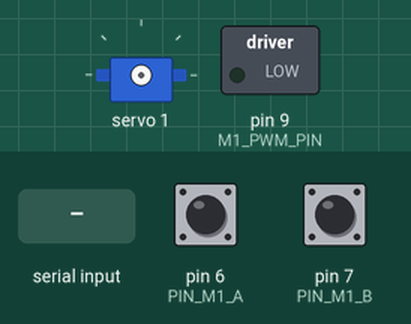
Recording of a sketch running on a simulated Arduino Uno, built with avr-gcc and run on an emulated ATmega328P. Parts: servo, switched loads named in the sketch (green lamp = pin HIGH). The inputs (shaded band) are chosen by the test bench; at power-on: pin 6 (PIN_M1_A) HIGH, pin 7 (PIN_M1_B) HIGH. What the sketch prints to the serial monitor is not drawn.

Above: at 1.7 s.
1.8 s: "90,45\n" received over Serial
At 2.8 s:
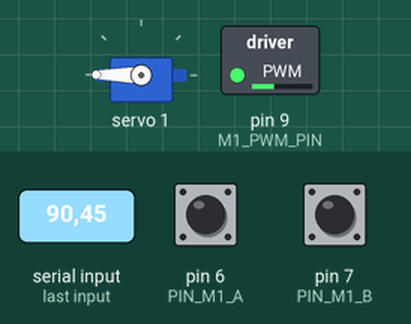
4.8 s: "30,150\n" received over Serial
7.8 s: "5\n" received over Serial
10.8 s: "200\n" received over Serial
At 11.3 s:
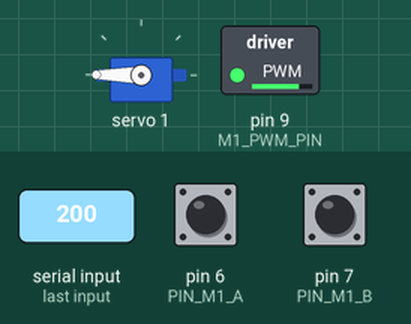
Timing chart, 0 to 14.8 s (numbered marks = the images above; inputs shaded):
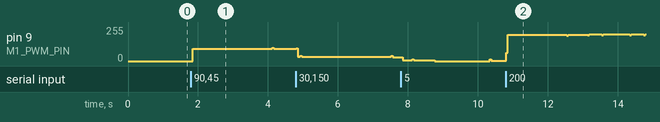

Measured:
- after the input at 1.8 s, pin 9 (M1_PWM_PIN): 0/255 → 93/255 at once, → 91/255 2.3 s later

The sketch:

hall_encoder_feedback_test.ino
```cpp
// Hall 正交編碼器 + PCA9685 馬達驅動 獨立測試工具
//
// 沿用跟 bmduino_car_control 完全一樣的驅動架構（PCA9685 出方向、
// BMduino 軟體PWM 出轉速、D6/D7 讀正交編碼器回授），但拔掉車輛專屬的
// CMD/STA 協定、PID、雙輪，變成一個單馬達的獨立測試工具，方便之後在
// 其他 BM+PCA9685 的專案上，快速驗證「新接的馬達+編碼器」能不能正常
// 驅動、讀轉速。
//
// 目前先只留 M1 這一組（PCA9685 CH1/CH2 出方向、D9 出轉速PWM、
// D6/D7 讀編碼器），之後真的要測第二顆馬達，比照這組再加一份即可。
//
// **注意：這裡測的馬達（見下方「目前測試對象」）只是借用這個韌體架構
// 來驗證，跟車輛專案（bmduino_car_control，JGB37-520馬達，
// TICKS_PER_REV=1550）完全是兩回事，兩邊的校正常數不要搞混、也不要
// 拿這份的 TICKS_PER_REV 去改車輛專案。**
//
// ---- 目前測試對象：Hennkwell PK32K5SP284HE12T-027BBQ ----
// DC 行星齒輪箱直流馬達 + 內建磁性編碼器，datasheet 重點：
//   - 額定電壓 12VDC（6~12VDC 操作範圍）
//   - 減速比 121/3249（馬達本身約轉 26.85 圈，輸出軸才轉 1 圈）
//   - 編碼器：磁性編碼器、12 PPR（每圈脈波數，裝在馬達本體軸、
//     減速箱之前，不是輸出軸）
//   - Hall sensor 相序：B 先於 A（B>A），標示的正轉方向是 CCW
//   - 6P 接頭線色定義（JST PHR-6）：
//       1 黑 Motor-      2 紅 Motor+       3 綠 編碼器Ground
//       4 棕 Channel B   5 黃 Channel A    6 橙 Sensor Voltage+
//     **橙線（Sensor Voltage+）是霍爾感測器自己的供電，範圍
//     2.4V~26V，跟黑/紅的馬達動力線是分開的兩回事，也跟綠線的
//     Ground 不同。**
//
// 除錯記錄（已解決）：一開始 A/B 兩相 edge 數嚴重不對稱（其中一相
// 明顯偏多，且比例會隨轉速改變、甚至高低速時哪相偏多會反過來），
// tick 一直卡在附近打轉不會真的累加。依序排除了 I2C 鬆脫/SDA、SCL
// 接反（跟編碼器無關，但當時同時發生）、INPUT_PULLUP（無效）、
// Sensor Voltage+ 沒接好（有幫助但沒解決）之後，最後發現是**棕線
// (Channel B) 跟綠線(Ground) 接反了**——接對之後 edgeA/edgeB 每次
// 都完全一致、tick 平順累加，duty=120 穩定在馬達軸約4200rpm、
// duty=200 約6500rpm（換算成輸出軸約156/242rpm，跟datasheet的
// no-load 313rpm量級吻合）。這條經驗給以後其他專案接線時參考：
// A/B 兩相 edge 數量級差很多、且比例不穩定，優先懷疑接線腳位對應
// 錯誤（尤其容易跟Ground搞混），不一定是雜訊或供電問題。
//
// TICKS_PER_REV 換算（4倍正交解碼）：
//   馬達軸每圈 tick 數 = 12 PPR x 4 = 48
//   若編碼器讀值要換算成「輸出軸」轉速：48 x (3249/121) ≈ 1288.8
//   這裡先假設你要看的是「馬達軸」轉速（跟編碼器實際裝的位置一致），
//   下面先填 48；如果你要的是輸出軸轉速，改成 1288.8，或直接用手動
//   轉輸出軸整數圈的方式實測校正（比較準，減速箱間隙、實際比值跟
//   標稱值可能有些微差異）。
//
// 用法：
//   1. 先裝函式庫：Arduino IDE -> 工具 -> 管理函式庫 -> 搜尋安裝
//      `Adafruit PWM Servo Driver Library`
//   2. 燒錄後打開 Serial Monitor（115200，換行字元選「Newline」）
//   3. 輸入 -255~255 的整數 + Enter：正數=正轉、負數=反轉、0=停止，
//      會持續印出目前 duty / tick數 / 換算RPM
//   4. 校正 TICKS_PER_REV：先隨便給一個小 duty 轉起來，或手動轉軸，
//      看 tick 數變化是否合理，抓整數圈數比對修正這個常數
//
// 常數（CH_M1_IN1/IN2、M1_PWM_PIN、PIN_M1_A/B）沿用車輛專案 M1 那組
// 接線位置，但 TICKS_PER_REV 已經改成這顆新馬達自己的值，拿去別的
// 專案用的話，全部换成你自己的接線/校正值即可。

#include <Wire.h>
#include <Adafruit_PWMServoDriver.h>

Adafruit_PWMServoDriver pwm = Adafruit_PWMServoDriver();

// ---- PCA9685 方向腳 + BM 軟體PWM 轉速腳 ----
const uint8_t CH_M1_IN1 = 1;
const uint8_t CH_M1_IN2 = 2;
const uint8_t M1_PWM_PIN = 9;
const uint32_t PWM_PERIOD_US = 200;  // 5kHz 軟體PWM

// ---- 編碼器輸入（四倍正交解碼）----
// PIN_M1_A <- 黃線(Channel A)，PIN_M1_B <- 棕線(Channel B)；
// 綠線(Ground)接BM的GND，橙線(Sensor Voltage+)另外接2.4~26V供電
// （見上方說明，這條線目前懷疑是雜訊根因，優先檢查）。
const uint8_t PIN_M1_A = 6;
const uint8_t PIN_M1_B = 7;

// ---- 校正常數：目前這顆 Hennkwell PK32K5SP284HE12T-027BBQ 的值
// （馬達軸12PPR x 4倍解碼 = 48，見上方換算說明；不是車輛專案的1550）----
const float TICKS_PER_REV = 48.0;
const uint32_t REPORT_PERIOD_MS = 200;

volatile int32_t posM1 = 0;
volatile uint8_t stateM1 = 0;

// 標準正交解碼表（四倍解析度）：index = (上次2-bit狀態<<2)|這次2-bit狀態，
// value = 方向增量(-1/0/+1)。0代表無效跳變（雜訊或漏拍），直接忽略。
static const int8_t QDEC_TABLE[16] = {
  0, -1, 1, 0,
  1, 0, 0, -1,
  -1, 0, 0, 1,
  0, 1, -1, 0
};

void updateQuadM1() {
  uint8_t a = digitalRead(PIN_M1_A);
  uint8_t b = digitalRead(PIN_M1_B);
  uint8_t ns = (a << 1) | b;
  posM1 += QDEC_TABLE[((stateM1 << 2) | ns) & 0x0F];
  stateM1 = ns;
}

// 除錯用：分開算 A相、B相各自觸發了幾次中斷（CHANGE），用來排查是不是
// 其中一相根本沒在跳動（斷線/沒接對）——如果馬達真的在轉但tick卻卡在
// 0附近亂跳，很可能就是這裡：其中一相edge數接近0，另一相edge數正常。
volatile uint32_t edgeCountA = 0;
volatile uint32_t edgeCountB = 0;
void isrM1A() { edgeCountA++; updateQuadM1(); }
void isrM1B() { edgeCountB++; updateQuadM1(); }

int m1Duty = 0;  // 0~255，方向另外用 setDirection() 控制

void setDirection(int dir) {
  if (dir > 0) {
    pwm.setPin(CH_M1_IN1, 4095);
    pwm.setPin(CH_M1_IN2, 0);
  } else if (dir < 0) {
    pwm.setPin(CH_M1_IN1, 0);
    pwm.setPin(CH_M1_IN2, 4095);
  } else {
    pwm.setPin(CH_M1_IN1, 0);
    pwm.setPin(CH_M1_IN2, 0);  // 煞車
  }
}

void updateMotorPWM() {
  uint32_t phase = micros() % PWM_PERIOD_US;
  uint32_t onUs = (uint32_t)m1Duty * PWM_PERIOD_US / 255;
  digitalWrite(M1_PWM_PIN, phase < onUs ? HIGH : LOW);
}

int32_t lastPos = 0;
uint32_t lastReportMs = 0;

// 用緩衝逐字元組行再 atoi()，不用 Serial.parseInt()：parseInt() 遇到
// 換行殘留字元（例如 \r\n 只吃掉一個）會在下一輪卡住等下一個數字最多
// 達預設1秒逾時，這段時間 loop() 完全卡住、PWM跟RPM回報都會停擺。
char inputBuf[16];
uint8_t inputLen = 0;

void pollSerialInput() {
  while (Serial.available()) {
    char c = Serial.read();
    if (c == '\n' || c == '\r') {
      if (inputLen > 0) {
        inputBuf[inputLen] = '\0';
        int v = atoi(inputBuf);
        v = constrain(v, -255, 255);
        setDirection(v > 0 ? 1 : (v < 0 ? -1 : 0));
        m1Duty = abs(v);
        Serial.print(F("set duty="));
        Serial.println(v);
        inputLen = 0;
      }
    } else if (inputLen < sizeof(inputBuf) - 1) {
      inputBuf[inputLen++] = c;
    }
  }
}

void setup() {
  Serial.begin(115200);

  pinMode(M1_PWM_PIN, OUTPUT);
  // 改用INPUT_PULLUP：有些霍爾編碼器輸出是open-collector，沒外接
  // 提升電阻的話，訊號在電晶體關閉時會懸空，读到的就是類似雜訊、
  // 在0/1間亂跳、不會穩定累加的樣子（目前看到的症狀很像）。
  pinMode(PIN_M1_A, INPUT_PULLUP);
  pinMode(PIN_M1_B, INPUT_PULLUP);
  attachInterrupt(digitalPinToInterrupt(PIN_M1_A), isrM1A, CHANGE);
  attachInterrupt(digitalPinToInterrupt(PIN_M1_B), isrM1B, CHANGE);

  Wire.begin();
  pwm.begin();
  pwm.setPWMFreq(50);
  setDirection(0);

  delay(500);
  Serial.println(F("=== Hall編碼器 + PCA9685馬達驅動 測試工具 ==="));
  Serial.println(F("輸入 -255~255 的整數 + Enter 設定duty"));
  Serial.println(F("（正=正轉、負=反轉、0=停止），會持續印出 tick/RPM。"));

  lastReportMs = millis();
}

void loop() {
  updateMotorPWM();
  pollSerialInput();

  uint32_t now = millis();
  if (now - lastReportMs < REPORT_PERIOD_MS) return;

  float dtSec = (now - lastReportMs) / 1000.0f;
  lastReportMs = now;

  int32_t p = posM1;
  int32_t d = p - lastPos;
  lastPos = p;
  float rpm = (d / TICKS_PER_REV) * (60.0f / dtSec);

  uint32_t eA = edgeCountA;
  uint32_t eB = edgeCountB;
  edgeCountA = 0;
  edgeCountB = 0;

  Serial.print(F("duty="));
  Serial.print(m1Duty);
  Serial.print(F("  tick="));
  Serial.print(p);
  Serial.print(F("  rpm="));
  Serial.print(rpm, 1);
  Serial.print(F("  edgeA="));
  Serial.print(eA);
  Serial.print(F("  edgeB="));
  Serial.print(eB);
  Serial.print(F("  lvlA="));
  Serial.print(digitalRead(PIN_M1_A));
  Serial.print(F("  lvlB="));
  Serial.println(digitalRead(PIN_M1_B));
}
```
